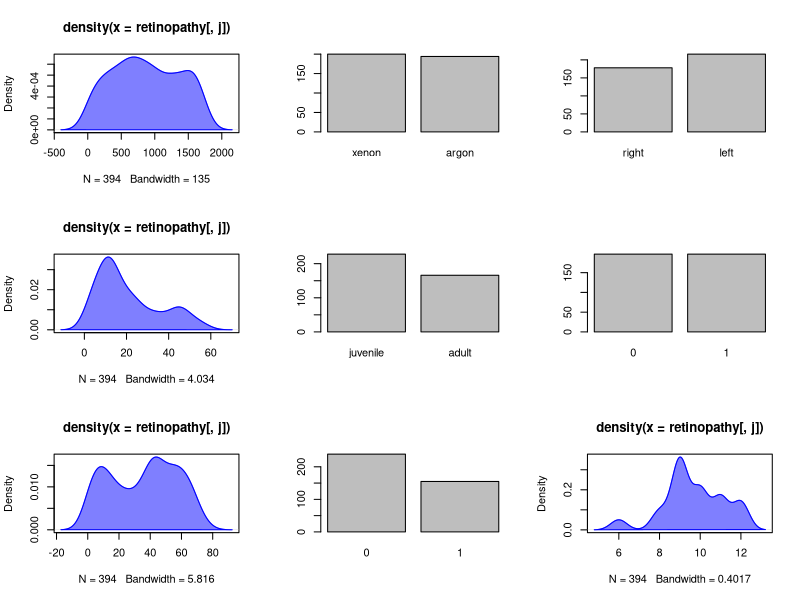
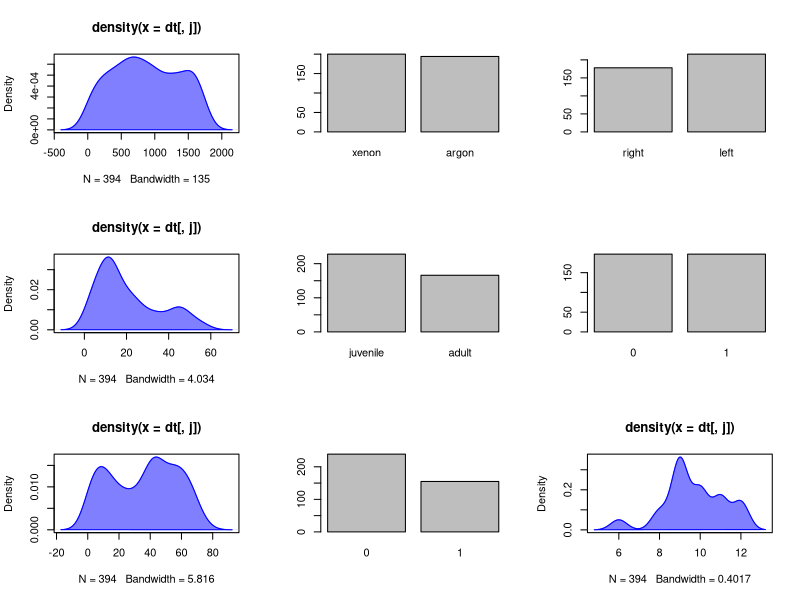
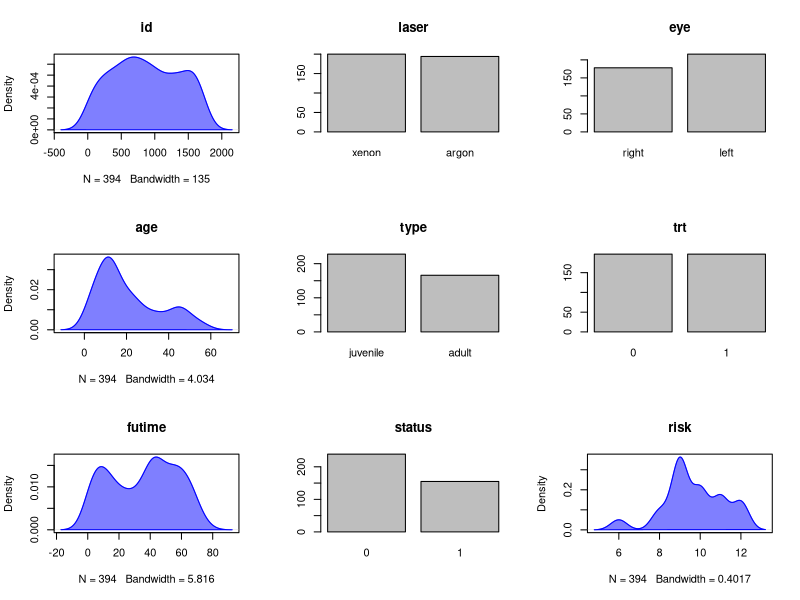

Reproduce these figures in R, in order.
## ---- chunk 1
knitr::knit_hooks$set(purl = knitr::hook_purl)

options(purl = FALSE)

knitr::opts_chunk$set(purl = FALSE)
## ---- chunk 2
knitr::opts_hooks$set(eval = function(opt) {
  if (any(opt$exercise))
    opt$eval <- opt$include <- FALSE
  
  opt
})


static <- TRUE

options(width = 100)

## ---- chunk 3
library(kableExtra)
library(knitr)

retinopathy <- survival::retinopathy
heart <- survival::heart
## ---- chunk 4
library(survival)
## ---- chunk 5
asis_output("#### Task 1\\n")
## ---- chunk 6
asis_output('<div style="border:2px; border-style:solid; padding: 1em; border-color:#446E9B">')
## ---- chunk 7
asis_output("</div>")

asis_output("#### Solution 1\\n")
## ---- chunk 8
h <- function(k){
       if (k <= 20){
        3 * k
      } else {
      2 * k
    }
}
scalar_test <- 10
vec_test <- c(1:10)
mat_test <- matrix(1:6, 3, 3)
df_test <- data.frame(v1 = 1:10, v2 = sample(0:1, 10, replace = TRUE))
list_test <- list(l1 = 1:30, l2 = c("m", "f"), l3 = c(TRUE, TRUE, FALSE, FALSE, FALSE))
# h(scalar_test)
# h(vec_test)
# h(mat_test)
# h(df_test)
# h(list_test)
## ---- chunk 9
asis_output("#### Task 2\\n")
## ---- chunk 10
asis_output('<div style="border:2px; border-style:solid; padding: 1em; border-color:#446E9B">')
## ---- chunk 11
asis_output("</div>")

asis_output("#### Solution 2\\n")
## ---- chunk 12
h <- function(k){
  for(i in 1:length(k)){
    k[i]<- if (k[i] <= 20){
      3 * k[i]
    } else {
      2 * k[i] 
    }
  }
  k
}
scalar_test <- 10
vec_test <- c(1:10)
mat_test <- matrix(1:6, 3, 3)
df_test <- data.frame(v1 = 1:10, v2 = sample(0:1, 10, replace = TRUE))
list_test <- list(l1 = 1:30, l2 = c("m", "f"), l3 = c(TRUE, TRUE, FALSE, FALSE, FALSE))
# h(scalar_test)
# h(vec_test)
# h(mat_test)
# h(df_test)
# h(list_test)
## ---- chunk 13
asis_output("#### Task 3\\n")
## ---- chunk 14
asis_output('<div style="border:2px; border-style:solid; padding: 1em; border-color:#446E9B">')
## ---- chunk 15
cat('<button type="button" class="btn btn-info btn-sm" data-toggle="collapse" data-target="#fun3">Hint</button>
<div id = "fun3" class="collapse" style="border:1px; border-style:solid; padding: 1em; border-color:#1F78B4">
Use an if statement. When you want to display results from the function you can use the print(...) function.
</div>')
## ---- chunk 16
asis_output("</div>")

asis_output("#### Solution 3\\n")
## ---- chunk 17
mysummary <- function(x){
  if(is.data.frame(x)){
    print('This is a data.frame')
  }else if(is.factor(x)){
    print('This is a factor')
  }else if(is.numeric(x)){
    print('This is numeric')
  }
}
df_test <- data.frame(v1 = 1:10, v2 = sample(0:1, 10, replace = TRUE))
vec1_test <- as.factor(c("y", "n", "n", "n"))
vec2_test <- 1:10
mysummary(df_test)
mysummary(vec1_test)
mysummary(vec2_test)
## ---- chunk 18
asis_output("#### Task 1\\n")
## ---- chunk 19
asis_output('<div style="border:2px; border-style:solid; padding: 1em; border-color:#446E9B">')
## ---- chunk 20
cat('<button type="button" class="btn btn-info btn-sm" data-toggle="collapse" data-target="#fun4">Hint</button>
<div id = "fun4" class="collapse" style="border:1px; border-style:solid; padding: 1em; border-color:#1F78B4">
Use the functions table(...), mean(...) and sd(...).
</div>')
## ---- chunk 21
asis_output("</div>")

asis_output("#### Solution 1\\n")
## ---- chunk 22
mysummary <- function(x){
  if(is.data.frame(x)){
    print('A data.frame')
    print('Not yet implemented')
  }else if(is.factor(x)){
    print('This is afactor')
    print(table(x))
  }else if(is.numeric(x)){
    print('This variabele is numeric')
    print('mean')
    print(mean(x))
    print('sd')
    print(sd(x))
  }
}
df_test <- data.frame(v1 = 1:10, v2 = sample(0:1, 10, replace = TRUE))
vec1_test <- as.factor(c("y", "n", "n", "n"))
vec2_test <- 1:10
mysummary(df_test)
mysummary(vec1_test)
mysummary(vec2_test)
## ---- chunk 23
asis_output("#### Task 2\\n")
## ---- chunk 24
asis_output('<div style="border:2px; border-style:solid; padding: 1em; border-color:#446E9B">')
## ---- chunk 25
cat('<button type="button" class="btn btn-info btn-sm" data-toggle="collapse" data-target="#fun5">Hint</button>
<div id = "fun5" class="collapse" style="border:1px; border-style:solid; padding: 1em; border-color:#1F78B4">
This can be solved in the following way: whenever the function is called using a data.frame as argument, we use a for loop to loop over its columns. Within this loop we let the function call itself but now using the column as argument. 
</div>')
## ---- chunk 26
asis_output("</div>")

asis_output("#### Solution 2\\n")
## ---- chunk 27
mysummary <- function(x){
  if(is.data.frame(x)){
    print('A data.frame')
    for(i in 1:ncol(x)){
      print(names(x)[i])
      mysummary(x[,i])
    }     
  }else if(is.factor(x)){
    print('A factor')
    print(table(x))
  }else if(is.numeric(x)){
    print('This variabele is numeric')
    print('mean')
    print(mean(x))
    print('sd')
    print(sd(x))
  }
}
df1_test <- data.frame(v1 = 1:10, v2 = sample(0:1, 10, replace = TRUE))
df2_test <- data.frame(v1 = 1:10, v2 = sample(c("no", "yes"), 10, replace = TRUE))
mysummary(df1_test)
mysummary(df2_test)
## ---- chunk 28
asis_output("#### Task\\n")
## ---- chunk 29
asis_output('<div style="border:2px; border-style:solid; padding: 1em; border-color:#446E9B">')
## ---- chunk 30
cat('<button type="button" class="btn btn-info btn-sm" data-toggle="collapse" data-target="#fun6">Hint</button>
<div id = "fun6" class="collapse" style="border:1px; border-style:solid; padding: 1em; border-color:#1F78B4">
Use an if statement and a for loop. Note that you will have to transform some variables to factors first.
</div>')
## ---- chunk 31
asis_output("</div>")

asis_output("#### Solution\\n")
## ---- chunk 32
heart$event <- as.factor(heart$event)
heart$surgery <- as.factor(heart$surgery)
heart$transplant <- as.factor(heart$transplant)
heart$id <- as.factor(heart$id)

std_num <- function(DF){
  for (j in 1:dim(DF)[2]){
    if (is.numeric(DF[,j])){
      DF[colnames(DF)[j]] <- (DF[colnames(DF)[j]] - mean(DF[[colnames(DF)[j]]]))/sd(DF[[colnames(DF)[j]]])
    }
  }
  DF
}
std_num(heart)
## ---- chunk 33
asis_output("#### Task 1\\n")
## ---- chunk 34
asis_output('<div style="border:2px; border-style:solid; padding: 1em; border-color:#446E9B">')
## ---- chunk 35
cat('<button type="button" class="btn btn-info btn-sm" data-toggle="collapse" data-target="#fun7">Hint</button>
<div id = "fun7" class="collapse" style="border:1px; border-style:solid; padding: 1em; border-color:#1F78B4">
Use an if statement. Use the function par(mfrow = ...) to create multiple plots. Note that you will have to transform some variables to factors first.
</div>')
## ---- chunk 36
asis_output("</div>")

asis_output("#### Solution 1\\n")
## ---- chunk 37
retinopathy$trt <- as.factor(retinopathy$trt)
retinopathy$status <- as.factor(retinopathy$status)

par(mfrow = c(3, 3))
for (j in 1:dim(retinopathy)[2]){
  if (is.numeric(retinopathy[,j])){
    plot(density(retinopathy[,j]), col = rgb(0,0,1,0.5))
    polygon(density(retinopathy[,j]), col = rgb(0,0,1,0.5), border = "blue")
  } else if (is.factor(retinopathy[,j])){
    plot(retinopathy[,j])
  }
}
## ---- chunk 38
asis_output("#### Task 2\\n")
## ---- chunk 39
asis_output('<div style="border:2px; border-style:solid; padding: 1em; border-color:#446E9B">')
## ---- chunk 40
cat('<button type="button" class="btn btn-info btn-sm" data-toggle="collapse" data-target="#fun8">Hint</button>
<div id = "fun8" class="collapse" style="border:1px; border-style:solid; padding: 1em; border-color:#1F78B4">
Use an if statement and a for loop. Use the function par(mfrow = ...) to create multiple plots. Note that you will have to transform some variables to factors first.
</div>')
## ---- chunk 41
asis_output("</div>")

asis_output("#### Solution 2\\n")
## ---- chunk 42
retinopathy$trt <- as.factor(retinopathy$trt)
retinopathy$status <- as.factor(retinopathy$status)

plot_summary <- function(dt, dim_row, dim_col){
  par(mfrow = c(dim_row, dim_col))
  for (j in 1:dim(dt)[2]){
    if (is.numeric(dt[,j])){
      plot(density(dt[,j]), col = rgb(0,0,1,0.5))
      polygon(density(dt[,j]), col = rgb(0,0,1,0.5), border = "blue")
    } else if (is.factor(dt[,j])){
      plot(dt[,j])
    }
  }
}
plot_summary(retinopathy, 3, 3)
## ---- chunk 43
asis_output("#### Task 3\\n")
## ---- chunk 44
asis_output('<div style="border:2px; border-style:solid; padding: 1em; border-color:#446E9B">')
## ---- chunk 45
cat('<button type="button" class="btn btn-info btn-sm" data-toggle="collapse" data-target="#fun9">Hint</button>
<div id = "fun9" class="collapse" style="border:1px; border-style:solid; padding: 1em; border-color:#1F78B4">
Use the paste0(...) function.
</div>')
## ---- chunk 46
asis_output("</div>")

asis_output("#### Solution 3\\n")
## ---- chunk 47
retinopathy$trt <- as.factor(retinopathy$trt)
retinopathy$status <- as.factor(retinopathy$status)

plot_summary <- function(dt, dim_row, dim_col){
  par(mfrow = c(dim_row, dim_col))
  for (j in 1:dim(dt)[2]){
    if (is.numeric(dt[,j])){
      plot(density(dt[,j]), col = rgb(0,0,1,0.5), main = paste0(colnames(dt)[j]))
      polygon(density(dt[,j]), col = rgb(0,0,1,0.5), border = "blue")
    } else if (is.factor(dt[,j])){
      plot(dt[,j], main = paste0(colnames(dt)[j]))
    }
  }
}
plot_summary(retinopathy, 3, 3)
## ---- chunk 48
asis_output("#### Task 1\\n")
## ---- chunk 49
asis_output('<div style="border:2px; border-style:solid; padding: 1em; border-color:#446E9B">')
## ---- chunk 50
cat('<button type="button" class="btn btn-info btn-sm" data-toggle="collapse" data-target="#fun10">Hint</button>
<div id = "fun10" class="collapse" style="border:1px; border-style:solid; padding: 1em; border-color:#1F78B4">
Note that the variable name of the events is diffent for the two data sets.
</div>')
## ---- chunk 51
asis_output("</div>")

asis_output("#### Solution 1\\n")
## ---- chunk 52
heart[heart$event == 1, ]
retinopathy[retinopathy$status == 1, ]
## ---- chunk 53
asis_output("#### Task 2\\n")
## ---- chunk 54
asis_output('<div style="border:2px; border-style:solid; padding: 1em; border-color:#446E9B">')
## ---- chunk 55
cat('<button type="button" class="btn btn-info btn-sm" data-toggle="collapse" data-target="#fun11">Hint</button>
<div id = "fun11" class="collapse" style="border:1px; border-style:solid; padding: 1em; border-color:#1F78B4">
Use a for loop. Note that the variable name of the events is different for the two data sets.
</div>')
## ---- chunk 56
asis_output("</div>")

asis_output("#### Solution 2\\n")
## ---- chunk 57
dt_events <- function(dt_lists, event_name){
  new_dt <- list()
  for (k in 1:length(dt_lists)) {
      dt <- dt_lists[[k]]
      new_dt[[k]] <- dt[dt[[event_name[k]]] == 1, ]
  }
  new_dt
}

dt_events(dt_lists = list(heart, retinopathy), event_name = c("event", "status"))
## ---- chunk 58
asis_output("#### Task 1\\n")
## ---- chunk 59
asis_output('<div style="border:2px; border-style:solid; padding: 1em; border-color:#446E9B">')
## ---- chunk 60
asis_output("</div>")

asis_output("#### Solution 1\\n")
## ---- chunk 61
tapply(heart$age, heart$event, mean)
tapply(retinopathy$age, retinopathy$status, mean)
## ---- chunk 62
asis_output("#### Task 2\\n")
## ---- chunk 63
asis_output('<div style="border:2px; border-style:solid; padding: 1em; border-color:#446E9B">')
## ---- chunk 64
cat('<button type="button" class="btn btn-info btn-sm" data-toggle="collapse" data-target="#fun13">Hint</button>
<div id = "fun13" class="collapse" style="border:1px; border-style:solid; padding: 1em; border-color:#1F78B4">
Use a for loop. Use the print(...) function to print the results.
</div>')
## ---- chunk 65
asis_output("</div>")

asis_output("#### Solution 2\\n")
## ---- chunk 66
summary_list <- function(dt_list, dt_cont, dt_cat){
  for (i in 1:length(dt_list)){
    dt <- dt_list[[i]]
    print(tapply(dt[[dt_cont[i]]], dt[[dt_cat[i]]], mean))
  }
}

summary_list(dt_list = list(heart, retinopathy), dt_cont = c("year", "risk"), dt_cat = c("surgery", "type"))
## ---- chunk 67
asis_output("#### Task 3\\n")
## ---- chunk 68
asis_output('<div style="border:2px; border-style:solid; padding: 1em; border-color:#446E9B">')
## ---- chunk 69
asis_output("</div>")

asis_output("#### Solution 3\\n")
## ---- chunk 70
summary_list <- function(dt_list, dt_cont, dt_cat, calc){
  for (i in 1:length(dt_list)){
    dt <- dt_list[[i]]
    print(tapply(dt[[dt_cont[i]]], dt[[dt_cat[i]]], calc))
  }
}

summary_list(dt_list = list(heart, retinopathy), dt_cont = c("year", "risk"), dt_cat = c("surgery", "type"), calc = median)
